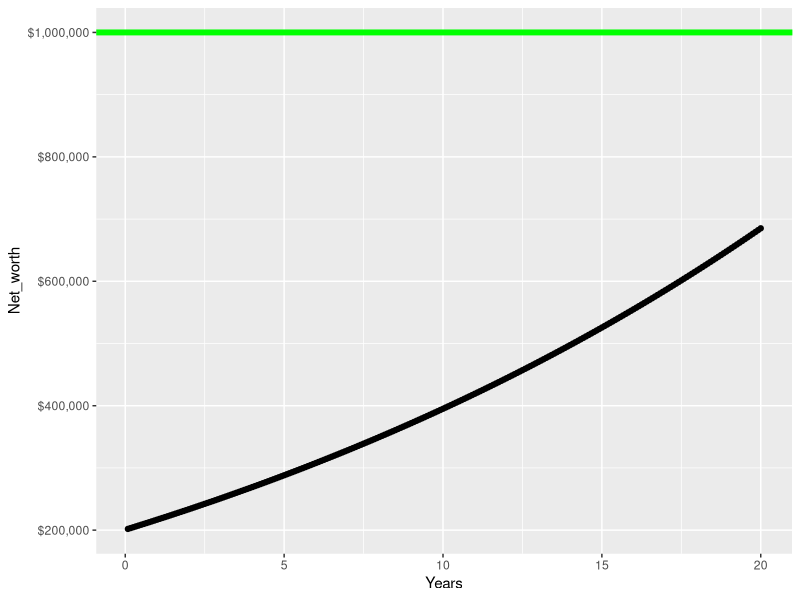

Generate this figure with R:
library(tidyverse)
P <- 200650 #Principal invested
monthly_investment <- 650
r <- .04 #Simple interest rate, i.e., APR
t <- 20 #Years we are investing
n <- 365*24*2 #Number of times we compound per year
N <- 12*t #Number of monthly_investments we make
current_totals <- numeric()

for(i in 1:N){
      new_total <- P*(1+r/n)^(n*1/12) + monthly_investment
      P <- new_total
      current_totals[i] <- P
}

net_worth_table <- data.frame(Net_worth = current_totals, Years = seq(from = 1/12, to = t, by = 1/12))
ggplot(net_worth_table, aes(y = Net_worth, x = Years)) + geom_point() + scale_y_continuous(labels = scales::label_dollar()) + geom_hline(yintercept = 1000000, color = "green", linewidth = 2)
tail(current_totals,2)
